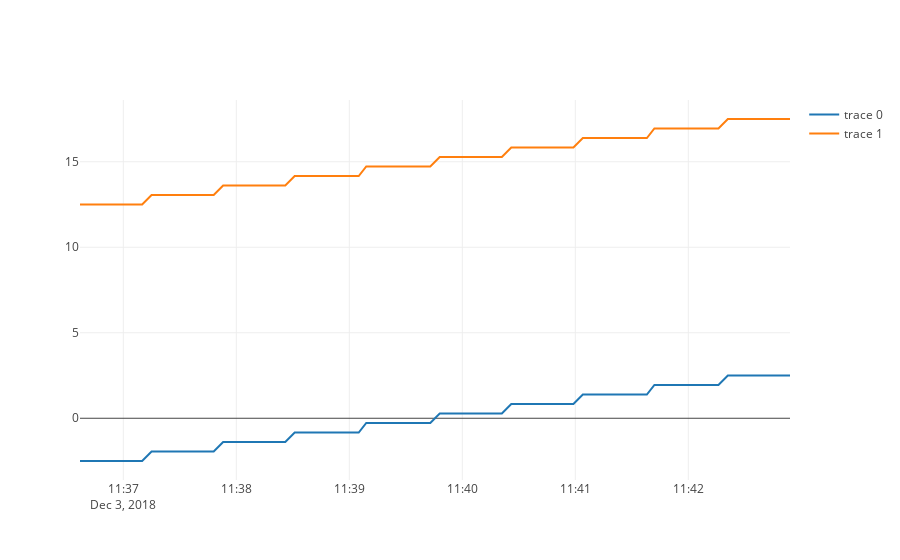

Write notebook code for a chart like this one.
### Markdown cell above
### Angle vs. Time

### Code cell
trace1 = go.Scatter(x=df3.DATETIME,y=df3.AX0_PAT)
trace2 = go.Scatter(x=df3.DATETIME,y=df3.AX0_DEG)

data = [trace1,trace2]

iplot(data, filename="ax0_vs_time")
